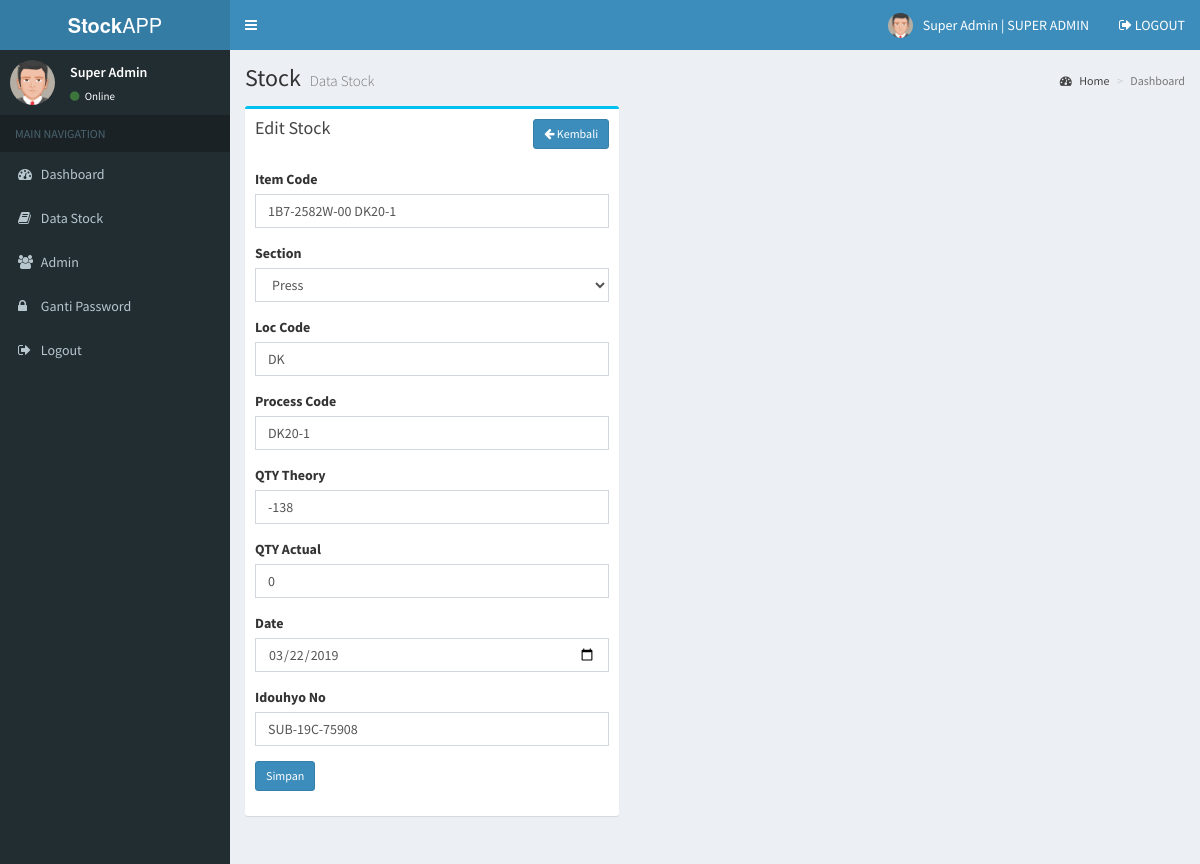
The page /superadmin/stock_edit.php?id=1 (signed in) on the database its author committed.
### tables this page shows
CREATE TABLE `stock` (
  `stock_id` int(11) NOT NULL,
  `stock_item_code` varchar(255) DEFAULT NULL,
  `stock_section` varchar(255) DEFAULT NULL,
  `stock_loc_code` varchar(255) DEFAULT NULL,
  `stock_process_code` varchar(255) DEFAULT NULL,
  `stock_qty_theory` float DEFAULT NULL,
  `stock_qty_actual` float DEFAULT NULL,
  `stock_qty_variant` float DEFAULT NULL,
  `stock_date` date DEFAULT NULL,
  `stock_idouhyo_no` varchar(255) DEFAULT NULL
);

CREATE TABLE `section` (
  `section_id` int(11) NOT NULL,
  `section_sect_id` varchar(200) NOT NULL,
  `section_desc` varchar(200) NOT NULL
);

### superadmin/stock_edit.php (the view, shortened to what this page needs)
<?php include 'header.php'; ?>
<div class="content-wrapper">
  <section class="content-header">
    <h1>
      Stock
      <small>Data Stock</small>
    </h1>
    <ol class="breadcrumb">
      <li><a href="#"><i class="fa fa-dashboard"></i> Home</a></li>
      <li class="active">Dashboard</li>
    </ol>
  </section>
  <section class="content">
    <div class="row">
      <section class="col-lg-5 connectedSortable">
        <div class="box box-info">
          <div class="box-header">
            <h3 class="box-title">Edit Stock</h3>
            <a class="btn btn-sm btn-primary pull-right" href="stock.php"><i class="fa fa-arrow-left"></i> Kembali</a>
          </div>
          <div class="box-body">
            <?php
            $id = $_GET['id'];
            $stock = mysqli_query($koneksi,"SELECT * FROM stock WHERE stock_id='$id'");
            while($s = mysqli_fetch_array($stock)){
              ?>
              <form action="stock_update.php" method="post">
                <div class="form-group">
                  <label>Item Code</label>
                  <input type="text" class="form-control" name="item_code" required="required" value="<?php echo $s['stock_item_code'] ?>">
                </div>
                <div class="form-group">
                  <label>Section</label>
                  <select class="form-control" name="section" required="required">
                    <?php
                    $section = mysqli_query($koneksi,"SELECT * FROM section");
                    while($ss = mysqli_fetch_array($section)){
                      ?>
                      <option <?php if($ss['section_id']==$s['stock_section']){echo "selected='selected'";} ?> value="<?php echo $ss['section_id'] ?>"><?php echo $ss['section_desc'] ?></option>
                      <?php
                    }
                    ?>
                  </select>
                </div>
                <div class="form-group">
                  <label>Loc Code</label>
                  <input type="text" class="form-control" name="loc_code" required="required" value="<?php echo $s['stock_loc_code'] ?>">
                </div>
                <div class="form-group">
                  <label>Process Code</label>
                  <input type="text" class="form-control" name="process_code" required="required" value="<?php echo $s['stock_process_code'] ?>">
                </div>
                <div class="form-group">
                  <label>QTY Theory</label>
                  <input type="text" class="form-control" name="qty_theory" required="required" value="<?php echo $s['stock_qty_theory'] ?>">
                </div>
                <div class="form-group">
                  <label>QTY Actual</label>
                  <input type="text" class="form-control" name="qty_actual" required="required" value="<?php echo $s['stock_qty_actual'] ?>">
                </div>
                <div class="form-group">
                  <label>Date</label>
                  <input type="date" class="form-control" name="date" required="required" value="<?php echo $s['stock_date'] ?>">
                </div>
                <div class="form-group">
                  <label>Idouhyo No</label>
                  <input type="text" class="form-control" name="idouhyo_no" required="required" value="<?php echo $s['stock_idouhyo_no'] ?>">
                </div>
                <div class="form-group">
                  <input type="submit" class="btn btn-sm btn-primary" value="Simpan">
                </div>
              </form>
              <?php
            }
            ?>
          </div>
        </div>
      </section>
    </div>
  </section>
</div>
<?php include 'footer.php'; ?>

### rows shown on the page
stock: item_code "1B7-2582W-00 DK20-1", section "Press", loc_code "DK", process_code "DK20-1", qty_theory "-138", qty_actual "0", date "03/22/2019", idouhyo_no "SUB-19C-75908"

### other values the page prints
$_SESSION['nama'] "Super Admin"
